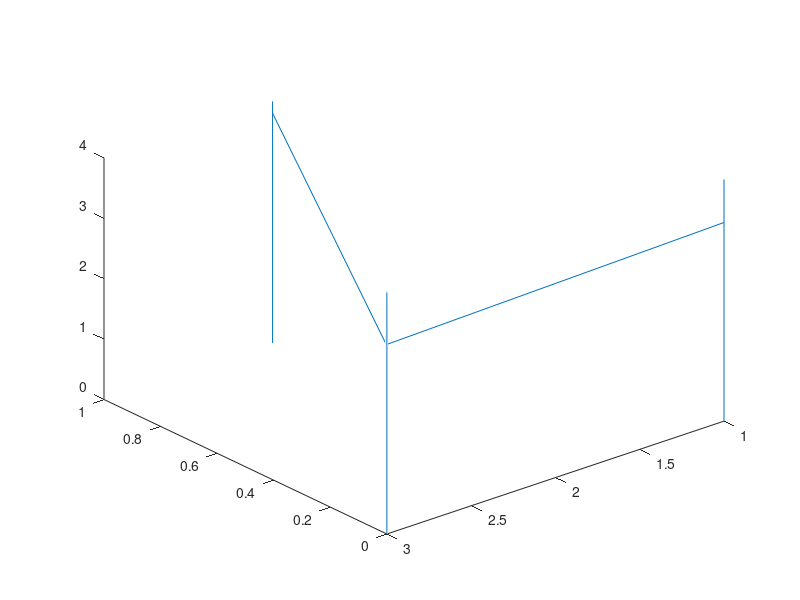

Write MATLAB code to recreate this figure. (Note: this script raises an error after producing the figure.)
%fclose(s);
close all; clear;
x1 = 0;
y1 = 1;
z1 = 0;
x2 = 0;
y2 = 3;
z2 = 0;
x3 = 1;
y3 = 2;
z3 = 0;
xc = 0.3;
yc = 2.5;
zc = 2;
r = 2;
%x^2 + y^2 + z^2 = 1;

z1 = zc + sqrt(r^2 - (x1 - xc)^2 - (y1 - yc)^2);
z2 = zc + sqrt(r^2 - (x2 - xc)^2 - (y2 - yc)^2);
z3 = zc + sqrt(r^2 - (x3 - xc)^2 - (y3 - yc)^2);

col1 = line([x1 x1], [y1 y1], [0 4]);
col2 = line([x2 x2], [y2 y2], [0 4]);
col3 = line([x3 x3], [y3 y3], [0 4]);
arm1 = line([x1 xc], [y1 yc], [z1 zc]);
set(arm1, 'XData',[x1 xc],...
    'YData',[y1 yc],...
    'ZData',[z1 zc]);
arm2 = line([x2 xc], [y2 yc], [z2 zc]);
set(arm2, 'XData',[x2 xc],...
    'YData',[y2 yc],...
    'ZData',[z2 zc]);
arm3 = line([x3 xc], [y3 yc], [z3 zc]);
set(arm3, 'XData',[x3 xc],...
    'YData',[y3 yc],...
    'ZData',[z3 zc]);
view(-130, 36)

hold on
delete(instrfind);
s = serial('COM4');
set(s,'BaudRate',9600);
fopen(s);
pause(1)
for t=0:0.1:20
    xc1 = xc + (0.1*sin(t));
    yc1 = yc + (0.1*cos(t));
    zc = 2;
    z1 = zc + sqrt(r^2 - (x1 - xc1)^2 - (y1 - yc1)^2);
    z2 = zc + sqrt(r^2 - (x2 - xc1)^2 - (y2 - yc1)^2);
    z3 = zc + sqrt(r^2 - (x3 - xc1)^2 - (y3 - yc1)^2);
    set(arm1, 'XData',[x1 xc1],...
        'YData',[y1 yc1],...
        'ZData',[z1 zc]);
    set(arm2, 'XData',[x2 xc1],...
        'YData',[y2 yc1],...
        'ZData',[z2 zc]);
    set(arm3, 'XData',[x3 xc1],...
        'YData',[y3 yc1],...
        'ZData',[z3 zc]);
    
    if exist('z01', 'var')
        kroki1 = z1 - z01;
        kroki2 = z2 - z02;
        kroki3 = z3 - z03;
    end
    
    plot3(xc1, yc1, zc, '.')
    
    z01 = z1;
    z02 = z2;
    z03 = z3;
    
    if exist('kroki1', 'var')
        tekst = ['x ' num2str(round(kroki1*10000))...
            ' y ' num2str(round(kroki2*10000))...
            ' z ' num2str(round(kroki3*10000))];
        fprintf(s, tekst);
    end
   pause(0.1);
end

fclose(s);